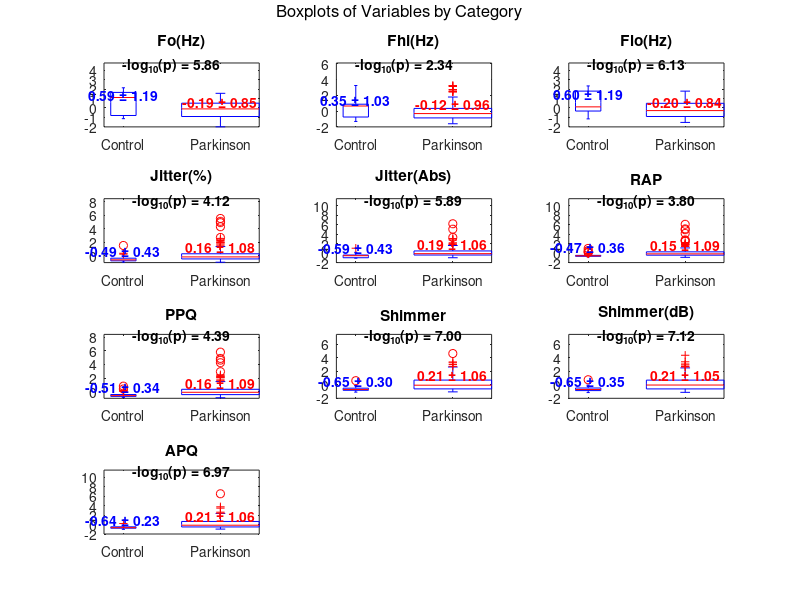
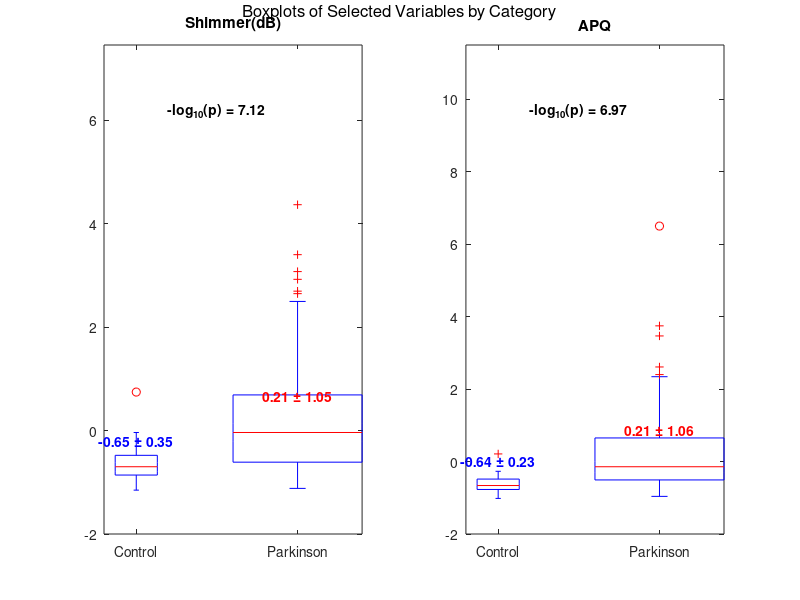

Source code (MATLAB) for these figures, in order: (Note: this script raises an error after producing the figures.)
                                      % Análise 1.1 %

%Foram escolhidos os pares MDVP:Fo(Hz) e MDVP:Flo(Hz) para o grupo sem Parkinson, pois ambos mostraram média e
%dispersão mais altas neste grupo, indicando maior estabilidade na frequência vocal. Para o grupo com Parkinson,
%foi selecionado MDVP:Shimmer(dB) e MDVP:APQ , que apresentaram médias e dispersão mais elevadas nos pacientes com a
%doença, refletindo a instabilidade vocal característica. Esses pares evidenciam diferenças importantes entre os grupos.

                                       % Análise 2.2 %

%Média e Valor Absoluto:

%Para métricas de frequência, como Fo(Hz), Fhi(Hz) e Flo(Hz), a média dos valores para o grupo de controle é
%consistentemente maior que para o grupo Parkinson, sugerindo uma maior capacidade de controle e variação da frequência
%vocal em indivíduos sem Parkinson. Em variáveis relacionadas à instabilidade e inconsistência vocal, como Jitter(%),
%Shimmer e APQ, as médias são geralmente mais altas no grupo Parkinson. Isso indica que a voz de indivíduos com Parkinson
%apresenta maior variação e instabilidade, características associadas ao tremor vocal e à rigidez muscular.

%Dispersão e Desvio Padrão:

%Em termos de dispersão, o grupo de Parkinson apresenta maior desvio padrão para quase todas as métricas, especialmente
%para Jitter e Shimmer, métricas associadas à instabilidade da frequência e amplitude vocal. Esse aumento na dispersão
%reflete a variabilidade de sintomas vocais entre os pacientes, como flutuações na capacidade de manter uma frequência
%estável. O maior desvio padrão no grupo Parkinson para as métricas de jitter e shimmer indica uma maior variabilidade
%da intensidade e frequência de voz, o que é esperado devido às dificuldades motoras que afetam o controle da fala.

%Interpretação Clínica:

%A média mais baixa em variáveis de frequência para o grupo Parkinson sugere que a voz desses pacientes pode ser menos modulada
%e com menor amplitude de variação. O aumento no desvio padrão indica uma maior dificuldade em manter consistência vocal, o que
%é característico dos sintomas motores de Parkinson, como a rigidez e o tremor que dificultam o controle preciso dos músculos vocais.

                                        % Anáise 3.3 %













% Load necessary packages and clear workspace
pkg load statistics;  % Carrega o pacote de estatísticas, necessário para análises estatísticas.
clc;  % Limpa o console, removendo qualquer saída anterior.
clearvars;  % Limpa todas as variáveis do espaço de trabalho, garantindo um ambiente limpo para a execução.

% ===================== Function Definitions =====================

% Function for Pearson correlation
function corr = pearson_corr(x, y)
    xm = x - mean(x);  % Centraliza os dados de x subtraindo a média.
    ym = y - mean(y);  % Centraliza os dados de y subtraindo a média.
    corr = sum(xm .* ym) / sqrt(sum(xm .^ 2) * sum(ym .^ 2));  % Calcula a correlação de Pearson entre x e y.
end


% Function for linear regression
function [slope, intercept] = linear_regression(x, y)
    n = length(x);  % Obtém o número de pontos de dados.
    X = [ones(n, 1), x];  % Cria a matriz de design X com uma coluna de 1s (para o intercepto).
    A = X' * X;  % Calcula a matriz A como o produto da transposta de X com X.
    b = X' * y;  % Calcula o vetor b como o produto da transposta de X com y.
    coeffs = solve_lu(A, b);  % Usa a função solve_lu para resolver o sistema linear Ax = b.
    intercept = coeffs(1);  % O primeiro coeficiente é o intercepto da regressão.
    slope = coeffs(2);  % O segundo coeficiente é a inclinação da linha de regressão.
end

% Function for performing double regression and obtaining metrics
function [coef1, coef2, Sr1, Sr2, r2_1, r2_2, syx1, syx2] = regressao_dupla(x1, y1, x2, y2)
    % Number of data points
    n = length(x1);  % Obtém o número de pontos de dados.

    % Model 1
    A1 = [x1, ones(n, 1)];  % Cria a matriz de design A1 para o primeiro modelo (x1).
    coef1 = lu_solve(A1, y1);  % Resolve o sistema para obter os coeficientes do modelo 1.
    y1_pred = A1 * coef1;  % Calcula as previsões para y1 usando os coeficientes obtidos.
    Sr1 = sum((y1 - y1_pred).^2);  % Calcula a soma dos resíduos quadráticos para o modelo 1.
    St1 = sum((y1 - mean(y1)).^2);  % Calcula a soma total dos quadrados para o modelo 1.
    r2_1 = 1 - (Sr1 / St1);  % Calcula o coeficiente de determinação R² para o modelo 1.
    syx1 = sqrt(Sr1 / (n - 2));  % Calcula o erro padrão da estimativa para o modelo 1.

    % Model 2
    A2 = [x2, ones(n, 1)];  % Cria a matriz de design A2 para o segundo modelo (x2).
    coef2 = lu_solve(A2, y2);  % Resolve o sistema para obter os coeficientes do modelo 2.
    y2_pred = A2 * coef2;  % Calcula as previsões para y2 usando os coeficientes obtidos.
    Sr2 = sum((y2 - y2_pred).^2);  % Calcula a soma dos resíduos quadráticos para o modelo 2.
    St2 = sum((y2 - mean(y2)).^2);  % Calcula a soma total dos quadrados para o modelo 2.
    r2_2 = 1 - (Sr2 / St2);  % Calcula o coeficiente de determinação R² para o modelo 2.
    syx2 = sqrt(Sr2 / (n - 2));  % Calcula o erro padrão da estimativa para o modelo 2.
end

% Função solve_lu para resolver Ax = b usando decomposição LU
function x = solve_lu(A, b)
    [L, U, P] = lu(A);  % Decomposição LU com pivotamento
    y = substituicao_progressiva(L, P * b);  % Resolve L * y = P * b
    x = substituicao_regressiva(U, y);       % Resolve U * x = y
endfunction

% Função para substituição progressiva (resolvendo L*y = b)
function y = substituicao_progressiva(L, b)
    n = length(b);
    y = zeros(n, 1);
    for i = 1:n
        y(i) = (b(i) - L(i, 1:i-1) * y(1:i-1)) / L(i, i);
    endfor
endfunction

% Função para substituição regressiva (resolvendo U*x = y)
function x = substituicao_regressiva(U, y)
    n = length(y);
    x = zeros(n, 1);
    for i = n:-1:1
        x(i) = (y(i) - U(i, i+1:n) * x(i+1:n)) / U(i, i);
    endfor
endfunction

% ===================== Main Script ===================== %

% Load the data from the CSV file
data = csvread('parkinson_mdvp.csv', 1, 0); % Ignora o cabeçalho ao ler o arquivo CSV.

% Definition of column names for future reference
columns_names = {'Fo(Hz)', 'Fhi(Hz)', 'Flo(Hz)', ...  % Nomes das colunas representando características da voz.
                 'Jitter(%)', 'Jitter(Abs)', 'RAP', ...  % Medidas de irregularidade e variação.
                 'PPQ', 'Shimmer', 'Shimmer(dB)', ...  % Medidas de amplitude e variação na amplitude.
                 'APQ'};  % Outros parâmetros da análise.

% Logarithmic normalization and data scaling
data(:, 1:end-1) = log(data(:, 1:end-1) + 1);  % Aplica a normalização logarítmica para evitar valores extremos.
data(:, 1:end-1) = (data(:, 1:end-1) - mean(data(:, 1:end-1))) ./ std(data(:, 1:end-1));  % Z-normaliza os dados para média 0 e desvio padrão 1.

% Modify the labels of the last column to 'Parkinson' and 'Control'
group_labels = cell(size(data, 1), 1);  % Inicializa uma célula para armazenar os rótulos dos grupos.
group_labels(data(:, end) == 1) = {'Parkinson'};  % Atribui 'Parkinson' aos dados com valor 1 na última coluna.
group_labels(data(:, end) == 0) = {'Control'};  % Atribui 'Control' aos dados com valor 0 na última coluna.

[unique_groups, ~, group_indices] = unique(group_labels);  % Obtém os grupos únicos e os índices para categorização.

% Create boxplots of the variables
figure;  % Cria uma nova figura para os boxplots.
for i = 1:length(columns_names)  % Loop através de cada coluna de dados para criar os boxplots.
    subplot(4, 3, i);  % Cria um subplot em uma grade 4x3 para acomodar todos os gráficos.
    boxplot(data(:, i), group_indices);  % Cria o boxplot para a i-ésima variável, categorizado por grupos.
    title(columns_names{i});  % Define o título do gráfico como o nome da coluna correspondente.

    % t-test between the two categories
    group1 = data(group_indices == 1, i);  % Extrai os dados do grupo 'Parkinson'.
    group2 = data(group_indices == 2, i);  % Extrai os dados do grupo 'Control'.

    if length(group1) > 1 && length(group2) > 1  % Verifica se ambos os grupos têm mais de um elemento.
        [~, p_value] = ttest2(group1, group2);  % Realiza um teste t de duas amostras entre os grupos.
        minus_log10_p = -log10(p_value);  % Calcula o valor negativo do logaritmo na base 10 do p-valor.
    else
        minus_log10_p = NaN;  % Se um dos grupos não tem dados suficientes, define o p-valor como NaN.
    end

    mean_group1 = mean(group1);  % Calcula a média do grupo 'Parkinson'.
    mean_group2 = mean(group2);  % Calcula a média do grupo 'Control'.
    std_group1 = std(group1);  % Calcula o desvio padrão do grupo 'Parkinson'.
    std_group2 = std(group2);  % Calcula o desvio padrão do grupo 'Control'.

    ylim_current = ylim();  % Obtém os limites atuais do eixo y do gráfico.
    y_position = ylim_current(2) + (ylim_current(2) - ylim_current(1)) * 0.15;  % Calcula a posição y para anotações.
    text(mean(xlim()), y_position, sprintf('-log_{10}(p) = %.2f', minus_log10_p), ...  % Adiciona texto ao gráfico com o valor -log10(p).
         'HorizontalAlignment', 'center', 'VerticalAlignment', 'bottom', 'FontWeight', 'bold');

    ylim([ylim_current(1), y_position + (ylim_current(2) - ylim_current(1)) * 0.2]);  % Ajusta os limites do eixo y para acomodar o texto.
    hold on;  % Mantém o gráfico atual para adicionar mais elementos.
    positions = get(gca, 'XTick');  % Obtém as posições atuais das marcas no eixo x.
    y_offset = (ylim_current(2) - ylim_current(1)) * 0.05;  % Define um pequeno deslocamento para a anotação da média.

    text(positions(1), mean_group1 + y_offset, sprintf('%.2f ± %.2f', mean_group1, std_group1), ...  % Adiciona a média e desvio padrão do grupo 'Parkinson' ao gráfico.
         'HorizontalAlignment', 'center', 'VerticalAlignment', 'bottom', 'Color', 'blue', 'FontWeight', 'bold');

    text(positions(2), mean_group2 + y_offset, sprintf('%.2f ± %.2f', mean_group2, std_group2), ...  % Adiciona a média e desvio padrão do grupo 'Control' ao gráfico.
         'HorizontalAlignment', 'center', 'VerticalAlignment', 'bottom', 'Color', 'red', 'FontWeight', 'bold');
    hold off;  % Libera o gráfico atual para futuras alterações.
    set(gca, 'XTickLabel', unique_groups);  % Define os rótulos do eixo x com os nomes dos grupos únicos.
end

% Adiciona uma anotação ao topo da figura.
annotation('textbox', [0.5, 0.98, 0, 0], 'String', 'Boxplots of Variables by Category', ...
           'FitBoxToText', 'on', 'HorizontalAlignment', 'center', 'FontSize', 12, 'LineStyle', 'none');

% Separate data of patients with and without Parkinson
% Aqui, os dados são filtrados em duas variáveis separadas:
% 'data_parkinson' contém os dados de pacientes com Parkinson (onde a 11ª coluna é 1)
% e 'data_no_parkinson' contém os dados de pacientes sem a doença (onde a 11ª coluna é 0).
data_parkinson = data(data(:, 11) == 1, :);
data_no_parkinson = data(data(:, 11) == 0, :);

% Analysis for the pairs of columns
% O código a seguir realiza a análise de correlação e regressão linear
% para dois pares de variáveis selecionadas.

% Analisando as colunas 1 e 3 para pacientes com Parkinson
[x1_parkinson, y1_parkinson] = deal(data_parkinson(:, 1), data_parkinson(:, 3));
correlation_1_3_parkinson = pearson_corr(x1_parkinson, y1_parkinson);  % Calcula a correlação de Pearson
[slope_1_3_parkinson, intercept_1_3_parkinson] = linear_regression(x1_parkinson, y1_parkinson);  % Realiza a regressão linear

% Analisando as colunas 1 e 3 para pacientes sem Parkinson
[x1_no_parkinson, y1_no_parkinson] = deal(data_no_parkinson(:, 1), data_no_parkinson(:, 3));
correlation_1_3_no_parkinson = pearson_corr(x1_no_parkinson, y1_no_parkinson);  % Calcula a correlação de Pearson
[slope_1_3_no_parkinson, intercept_1_3_no_parkinson] = linear_regression(x1_no_parkinson, y1_no_parkinson);  % Realiza a regressão linear

% Analisando as colunas 9 e 10 para pacientes com Parkinson
[x2_parkinson, y2_parkinson] = deal(data_parkinson(:, 9), data_parkinson(:, 10));
correlation_9_10_parkinson = pearson_corr(x2_parkinson, y2_parkinson);  % Calcula a correlação de Pearson
[slope_9_10_parkinson, intercept_9_10_parkinson] = linear_regression(x2_parkinson, y2_parkinson);  % Realiza a regressão linear

% Analisando as colunas 9 e 10 para pacientes sem Parkinson
[x2_no_parkinson, y2_no_parkinson] = deal(data_no_parkinson(:, 9), data_no_parkinson(:, 10));
correlation_9_10_no_parkinson = pearson_corr(x2_no_parkinson, y2_no_parkinson);  % Calcula a correlação de Pearson
[slope_9_10_no_parkinson, intercept_9_10_no_parkinson] = linear_regression(x2_no_parkinson, y2_no_parkinson);  % Realiza a regressão linear

% Display analysis results
% Aqui, os resultados das análises de correlação e regressão linear são exibidos na tela.
disp('===========================================================');
disp('                         Analysis 1.3             ');  % Título da análise
disp('===========================================================');

disp('Pair MDVP:Fo(Hz) and MDVP:Flo(Hz):')  % Descrição do primeiro par de variáveis
disp(['With Parkinson: Correlation = ', num2str(correlation_1_3_parkinson), ', Slope = ', num2str(slope_1_3_parkinson), ', Intercept = ', num2str(intercept_1_3_parkinson)]);  % Resultados para pacientes com Parkinson
disp(['Without Parkinson: Correlation = ', num2str(correlation_1_3_no_parkinson), ', Slope = ', num2str(slope_1_3_no_parkinson), ', Intercept = ', num2str(intercept_1_3_no_parkinson)]);  % Resultados para pacientes sem Parkinson
disp('===========================================================');
disp('Pair MDVP:Shimmer(dB) and MDVP:APQ:')  % Descrição do segundo par de variáveis
disp(['With Parkinson: Correlation = ', num2str(correlation_9_10_parkinson), ', Slope = ', num2str(slope_9_10_parkinson), ', Intercept = ', num2str(intercept_9_10_parkinson)]);  % Resultados para pacientes com Parkinson
disp(['Without Parkinson: Correlation = ', num2str(correlation_9_10_no_parkinson), ', Slope = ', num2str(slope_9_10_no_parkinson), ', Intercept = ', num2str(intercept_9_10_no_parkinson)]);  % Resultados para pacientes sem Parkinson
disp('===========================================================');

% Indices of variables of interest
% Seleciona as colunas de interesse para análise adicional.
selected_columns = [9, 10];  % Índices das colunas 'Shimmer(dB)' e 'APQ'.

% Create a figure for boxplots of selected variables
% Cria uma figura para mostrar boxplots das variáveis selecionadas, facilitando a visualização das distribuições.
figure;
for i = 1:length(selected_columns)  % Itera sobre as colunas selecionadas
    col_index = selected_columns(i);  % Acessa o índice da coluna atual
    subplot(1, 2, i);  % Define o layout para apenas 2 gráficos.
    boxplot(data(:, col_index), group_indices);  % Cria um boxplot da variável selecionada, agrupando pelos índices numéricos.
    title(columns_names{col_index});  % Define o título do boxplot com o nome da variável.

    % Perform t-test between the two categories
    % Aqui, realiza um teste t para comparar as médias das duas categorias.
    group1 = data(group_indices == 1, col_index);  % Dados do grupo 'Controle'.
    group2 = data(group_indices == 2, col_index);  % Dados do grupo 'Parkinson'.

    % Check if groups have more than one observation
    if length(group1) > 1 && length(group2) > 1  % Verifica se ambos os grupos têm mais de uma observação
        [~, p_value] = ttest2(group1, group2);  % Realiza o teste t para comparar as médias.
        minus_log10_p = -log10(p_value);  % Calcula o logaritmo negativo na base 10 do p-valor para visualização.
    else
        minus_log10_p = NaN;  % Se o teste não puder ser realizado, define como NaN.
    end

    % Calculate means and standard deviations of each group
    mean_group1 = mean(group1);  % Média do grupo 'Controle'.
    mean_group2 = mean(group2);  % Média do grupo 'Parkinson'.
    std_group1 = std(group1);  % Desvio padrão do grupo 'Controle'.
    std_group2 = std(group2);  % Desvio padrão do grupo 'Parkinson'.
    % Add -log10(p-value) at the top of the boxplot
    ylim_current = ylim();  % Get current y-axis limits.
    y_position = ylim_current(2) + (ylim_current(2) - ylim_current(1)) * 0.15;  % Position for the text above the boxplot.
    text(mean(xlim()), y_position, sprintf('-log_{10}(p) = %.2f', minus_log10_p), ...
         'HorizontalAlignment', 'center', 'VerticalAlignment', 'bottom', 'FontWeight', 'bold');

    % Adjust ylim to accommodate the text
    ylim([ylim_current(1), y_position + (ylim_current(2) - ylim_current(1)) * 0.2]);

    % Add means and standard deviations above each boxplot
    hold on;  % Keep current plot to overlay next elements.
    positions = get(gca, 'XTick');  % Get x-axis tick positions.
    y_offset = (ylim_current(2) - ylim_current(1)) * 0.05;  % Calculate offset to avoid overlap.

    % Add mean and standard deviation for 'Control' group (index 1)
    text(positions(1), mean_group1 + y_offset, sprintf('%.2f ± %.2f', mean_group1, std_group1), ...
         'HorizontalAlignment', 'center', 'VerticalAlignment', 'bottom', 'Color', 'blue', 'FontWeight', 'bold');

    % Add mean and standard deviation for 'Parkinson' group (index 2)
    text(positions(2), mean_group2 + y_offset, sprintf('%.2f ± %.2f', mean_group2, std_group2), ...
         'HorizontalAlignment', 'center', 'VerticalAlignment', 'bottom', 'Color', 'red', 'FontWeight', 'bold');
    hold off;  % Release current plot.

    % Adjust x-axis labels to show 'Control' and 'Parkinson'
    set(gca, 'XTickLabel', unique_groups);  % Set x-axis labels with group names.
end

% Add general title to the figure
annotation('textbox', [0.5, 0.98, 0, 0], 'String', 'Boxplots of Selected Variables by Category', ...
           'FitBoxToText', 'on', 'HorizontalAlignment', 'center', 'FontSize', 12, 'LineStyle', 'none');

% Clear variables and console
clearvars;
pkg load statistics;

% Load data from CSV
data = csvread('parkinson_mdvp.csv', 1, 0); % Ignore header

% Logarithmic normalization
data(:, 1:end-1) = log(data(:, 1:end-1) + 1);

% Scaling
data(:, 1:end-1) = (data(:, 1:end-1) - mean(data(:, 1:end-1))) ./ std(data(:, 1:end-1));

% Define columns for the two models
x1 = data(:, 9);  % MDVP:Shimmer(dB)
y1 = data(:, end);  % Status (1 for Parkinson, 0 for Control)

x2 = data(:, 10);  % MDVP:APQ
y2 = data(:, end);

% Call the double regression function
[coef1, coef2, Sr1, Sr2, r2_1, r2_2, syx1, syx2] = regressao_dupla(x1, y1, x2, y2);

% Display the results of Analysis 3.1
disp('===========================================================');
disp('                         Analysis 3.1             ');
disp('===========================================================');
disp('Coefficients of Model 1 (MDVP:Shimmer(dB)):');
disp(coef1);
disp('Sum of Residuals Model 1:'), disp(Sr1);
disp('Coefficient of Determination r² Model 1:'), disp(r2_1);
disp('Standard Deviation of Residuals Model 1:'), disp(syx1);

disp('-----------------------------------');
disp('Coefficients of Model 2 (MDVP:APQ):');
disp(coef2);
disp('Sum of Residuals Model 2:'), disp(Sr2);
disp('Coefficient of Determination r² Model 2:'), disp(r2_2);
disp('Standard Deviation of Residuals Model 2:'), disp(syx2);

% Comparison of models
disp('-----------------------------------');
if r2_1 > r2_2 % Verifica se o coeficiente de determinação do Modelo 1 é maior que o do Modelo 2
    disp('Model 1 is better based on the coefficient of determination r².');
else
    disp('Model 2 is better based on the coefficient of determination r².');
end
disp('===========================================================');

% Additional analysis (Analysis 3.2)
y3 = data(:, end);  % Status (1 for Parkinson, 0 for Control)
n = length(y3);  % Number of data points

% Define as combinações a serem testadas
combinations = {
    [x1, x2], 'MDVP:Shimmer(dB) e MDVP:APQ'; % Combinação de variáveis independentes com o nome do modelo
};


best_r2 = -Inf;  % Inicializa o melhor r² como um valor muito baixo
best_model = '';  % Inicializa a variável para o melhor modelo
best_coef = [];   % Inicializa a variável para os coeficientes do melhor modelo
best_Sr = [];     % Inicializa a variável para a soma dos resíduos do melhor modelo
best_syx = [];    % Inicializa a variável para o desvio padrão dos resíduos do melhor modelo


for i = 1:size(combinations, 1) % Loop para testar cada combinação de modelos
    X = combinations{i, 1};  % Variáveis independentes
    model_name = combinations{i, 2};  % Nome do modelo

    % Adiciona uma coluna de 1's para o intercepto
    X = [X, ones(size(X, 1), 1)];

    % Calcula os coeficientes usando decomposição LU
    coef = lu_solve(X, y3); % Chama a função para resolver o sistema usando decomposição LU
    y_pred = X * coef;  % Prediz os valores

    % Calcula a soma dos resíduos
    Sr = sum((y3 - y_pred).^2); % Soma dos quadrados dos resíduos

    % Calcula a soma total dos quadrados
    St = sum((y3 - mean(y3)).^2); % Soma total dos quadrados

    % Calcula o coeficiente de determinação r²
    r2 = 1 - (Sr / St); % Coeficiente de determinação

    % Calcula o desvio padrão dos resíduos
    syx = sqrt(Sr / (length(y3) - size(X, 2))); % Desvio padrão dos resíduos

    % Verifica se este modelo é o melhor até agora
    if r2 > best_r2
        best_r2 = r2; % Atualiza o melhor r²
        best_model = model_name; % Atualiza o melhor modelo
        best_coef = coef; % Atualiza os coeficientes do melhor modelo
        best_Sr = Sr; % Atualiza a soma dos resíduos do melhor modelo
        best_syx = syx; % Atualiza o desvio padrão dos resíduos do melhor modelo
    end
end

% Display the results of Analysis 3.2
disp('===========================================================');
disp('                         Analysis 3.2             ');
disp('===========================================================');
disp('===========================================================');
disp(['The best model is: ' best_model]);
disp('Coefficients of the Best Model (a0,3, a1,3, a2,3):');
disp(['a0,3: ', num2str(best_coef(end))]); % Intercept
disp(['a1,3: ', num2str(best_coef(1))]);   % Coefficient of x1
disp(['a2,3: ', num2str(best_coef(2))]);   % Coefficient of x2
disp('Sum of Residuals of the Best Model:'), disp(best_Sr);
disp('Coefficient of Determination r^2 of the Best Model:'), disp(best_r2);
disp('Standard Deviation of Residuals of the Best Model:'), disp(best_syx);
disp('===========================================================');

